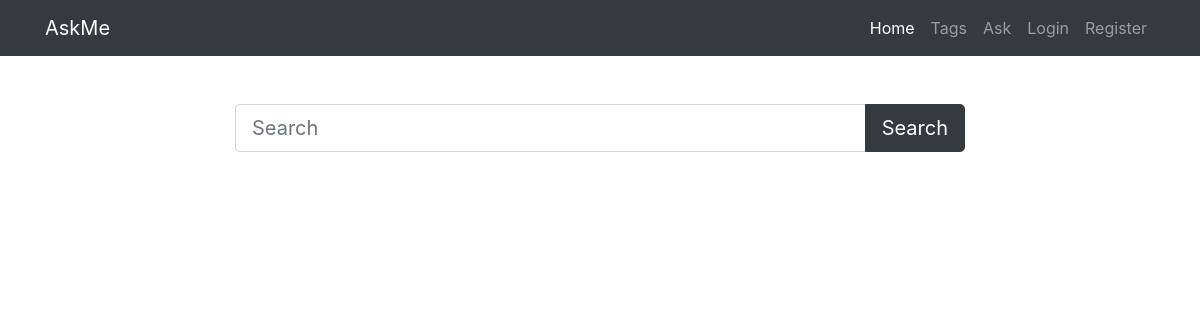
The app's page /, older data.
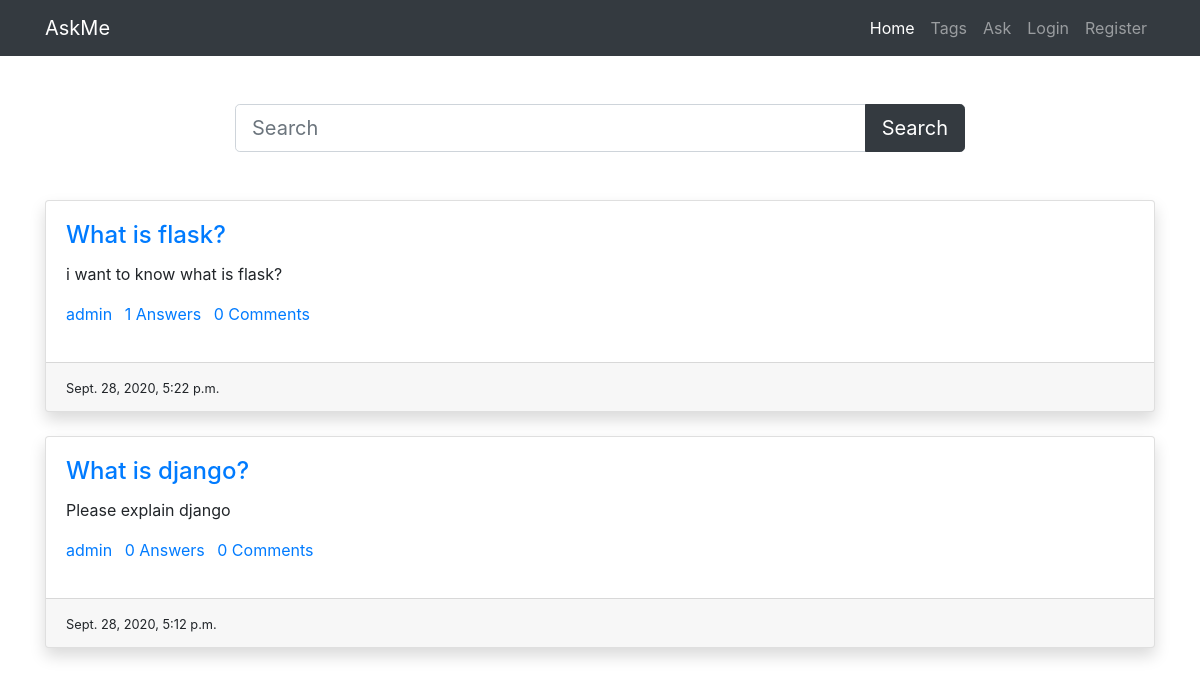
The same page, newer data.
### main/models.py (models this page shows, shortened)
class Question(models.Model):
    user=models.ForeignKey(CustomUser,on_delete=models.CASCADE)
    title=models.CharField(max_length=300)
    detail=models.TextField()
    tags=models.TextField(default='')
    add_time=models.DateTimeField(auto_now_add=True)

class CustomUser(AbstractUser):
    bio=models.TextField()
    location=models.CharField(max_length=200)

### main/views.py (the view)
# urls.py: path('',views.home,name='home'),
def home(request):
    if 'q' in request.GET:
        q=request.GET['q']
        quests=Question.objects.annotate(total_comments=Count('answer__comment')).filter(title__icontains=q).order_by('-id')
    else:
        quests=Question.objects.annotate(total_comments=Count('answer__comment')).all().order_by('-id')
    paginator=Paginator(quests,10)
    page_num=request.GET.get('page',1)
    quests=paginator.page(page_num)
    return render(request,'home.html',{'quests':quests})

### main/templates/home.html (shortened to what this page needs)
{% load static %}
<!DOCTYPE html>
<html lang="en">
<head>
    <link rel="stylesheet" href="{% static 'bootstrap.min.css' %}" />
</head>
<body>
    <nav class="navbar navbar-expand-lg navbar-dark bg-dark">
        <div class="container">
            <a class="navbar-brand" href="#">AskMe</a>
            <div class="collapse navbar-collapse" id="navbarNav">
                <ul class="navbar-nav ml-auto">
                    <li class="nav-item active">
                        <a class="nav-link" href="#">Home</a>
                    </li>
                    <li class="nav-item">
                        <a class="nav-link" href="/tags">Tags</a>
                    </li>
                    <li class="nav-item">
                        <a class="nav-link" href="/ask-question">Ask</a>
                    </li>
                    {% if user.is_authenticated %}
                    <li class="nav-item">
                        <a class="nav-link" href="/accounts/profile">Profile</a>
                    </li>
                    <li class="nav-item">
                        <a class="nav-link" href="{% url 'logout' %}">Logout</a>
                    </li>
                    {% else %}
                    <li class="nav-item">
                        <a class="nav-link" href="/accounts/login">Login</a>
                    </li>
                    <li class="nav-item">
                        <a class="nav-link" href="/accounts/register">Register</a>
                    </li>
                    {% endif %}
                </ul>
            </div>
        </div>
    </nav>
    <div class="container py-5">
        <div class="row">
            <div class="col-md-8 offset-2">
                <form>
                    <div class="input-group">
                        <input type="text" name="q" class="form-control form-control-lg" placeholder="Search" />
                        <div class="input-group-append">
                        <button class="btn btn-dark btn-lg" type="submit" id="button-addon2">Search</button>
                        </div>
                    </div>
                </form>
            </div>
        </div>
    </div>
    <div class="container">
        {% for quest in quests %}
        <div class="card mb-4 shadow">
            <div class="card-body">
                <h4 class="card-title"><a href="/detail/{{quest.id}}">{{quest.title}}</a></h4>
                <p class="card-text">{{quest.detail}}</p>
                <p>
                    <a href="#" class="mr-2">{{quest.user.username}}</a>
                    <a href="#" class="mr-2">{{quest.answer_set.count}} Answers</a>
                    <a href="#" class="mr-2">{{quest.total_comments}} Comments</a>
                </p>
            </div>
            <div class="card-footer">
                <small>{{quest.add_time}}</small>
            </div>
        </div>
        {% endfor %}
    </div>
</body>
</html>

Row changes from the older to the newer data that the page shows:
added Question: title "What is flask?", detail "i want to know what is flask?", user.username "admin", answer_set.count "1", total_comments "0", add_time "Sept. 28, 2020, 5:22 p.m."
added Question: title "What is django?", detail "Please explain django", user.username "admin", answer_set.count "0", total_comments "0", add_time "Sept. 28, 2020, 5:12 p.m."
